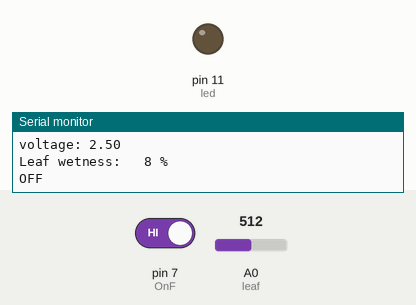
This sketch was run on a simulated Arduino Uno, built with avr-gcc and run on an emulated ATmega328P. Shown: output pins drawn as LEDs (lit = HIGH), the last lines printed to the serial monitor. The test bench sets the inputs (shaded band); at power-on: pin 7 (OnF) HIGH, A0 (leaf) = 512.

Above: at 1.2 s.
1.3 s: pin 7 (OnF) driven LOW
At 2.8 s:
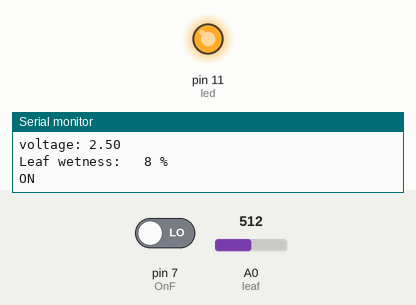
3.5 s: pin 7 (OnF) driven HIGH
At 4.5 s:
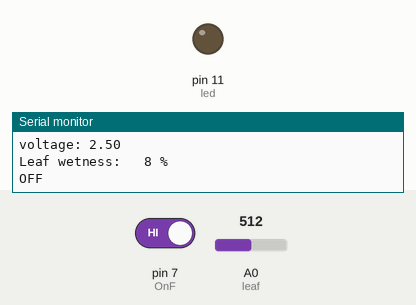
Timing chart, 0 to 6.5 s (numbered marks = the images above; inputs shaded):
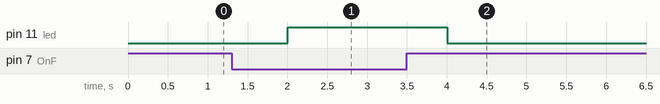

The sketch:

Moisture.ino
```cpp
/*
*The board for the wetness sensor converts an Analog signal into a Digital
 * ON or OFF Signal that can be Adjusted with the potentiometer thats built into the board.
 * this works out great for being able to turn something on or off depending on the amount
 * of moisture being sensed.
 * Simple to adjust on the bench or on target to find the right percentage to make the switching happen.
 ******CONNECTIONS*********
 * Connect the vcc to 5.0 and the Gnd to gnd on MCU
 * Connect + and - on the ADC board to the Sensor.
 * Connect the A0 pin on ADC board to any Analog pin (this sketch is using A0)
 * Connect the DIG pin to any Digital pin not in use (this sketch is using D7)
 */
// set pin numbers:

const int leaf =  A0;
const int OnF = 7;
const int led =  11;

void setup() {
  // initialize serial communication at 9600 bits per second:
  Serial.begin(115200);
  pinMode(led,OUTPUT);
  digitalWrite(led,LOW);
}


void loop() {
  int dig = digitalRead(OnF);
  int leafwetness = analogRead(leaf);
  Serial.print("RAW ");
  Serial.print("\t");
  Serial.println(analogRead(leaf));
  float voltage = (analogRead(A0)) * (5.0 / 1023.0);
  Serial.print("voltage: ");
  Serial.println(voltage);
  leafwetness = map(leafwetness, 0, 1023, 0, 15);
  leafwetness = 15 - leafwetness;
  Serial.print("Leaf wetness: ");
  Serial.print("\t");
  Serial.print(leafwetness);
  Serial.println(" %");
  dig = 1 - dig;
  //if it's a 1 (LOW) print high, or turn something on
  if (dig==0){
    Serial.println("OFF");
    digitalWrite(led,LOW);
  }
  else{
    //if it's a 0 (HIGH) print high, or turn something OFF
    Serial.println("ON");
    digitalWrite(led,HIGH);
  }
  Serial.println();
  delay(1000);


}
```

Measured:
- after the input at 1.3 s, pin 11 (led): LOW → HIGH after 0.70 s
- after the input at 3.5 s, pin 11 (led): HIGH → LOW after 0.51 s
